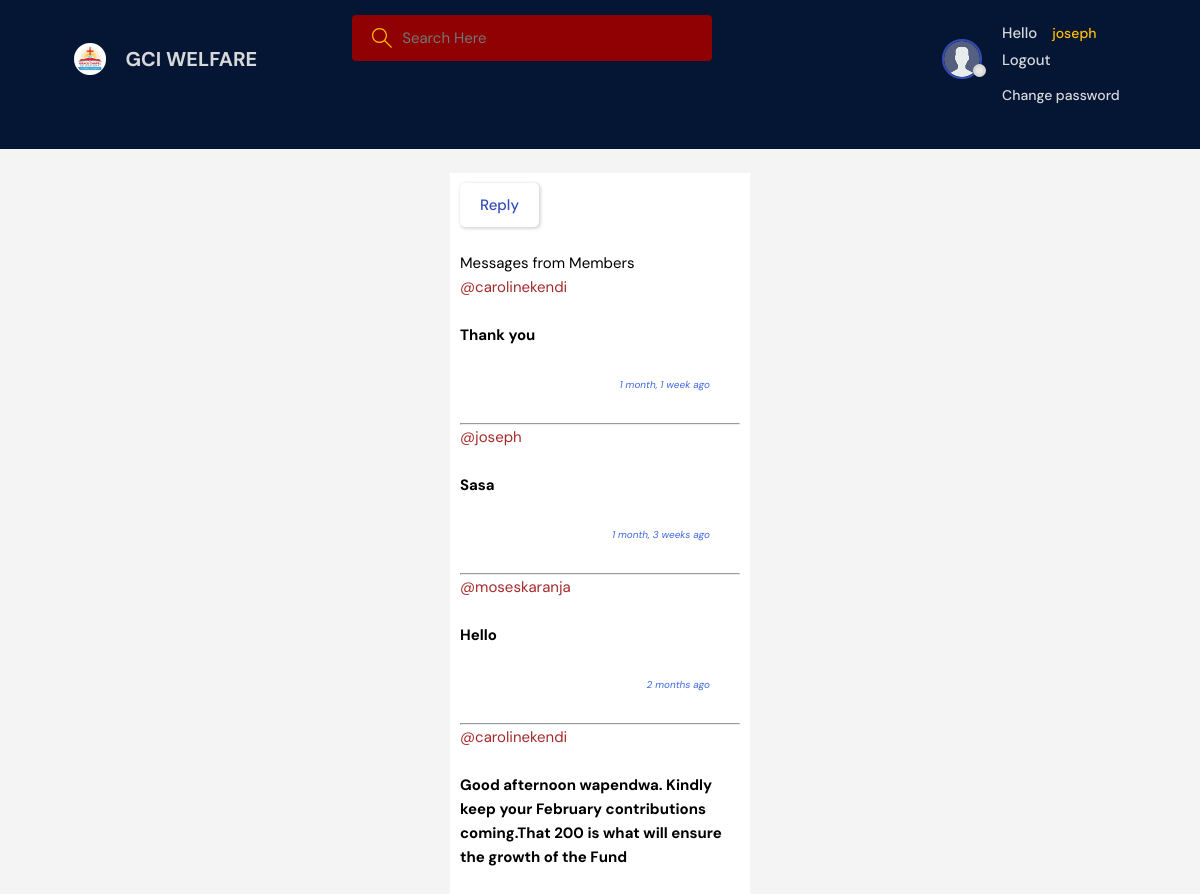
/Message/ (signed in, upper part), run on an earlier commit of the app's database.
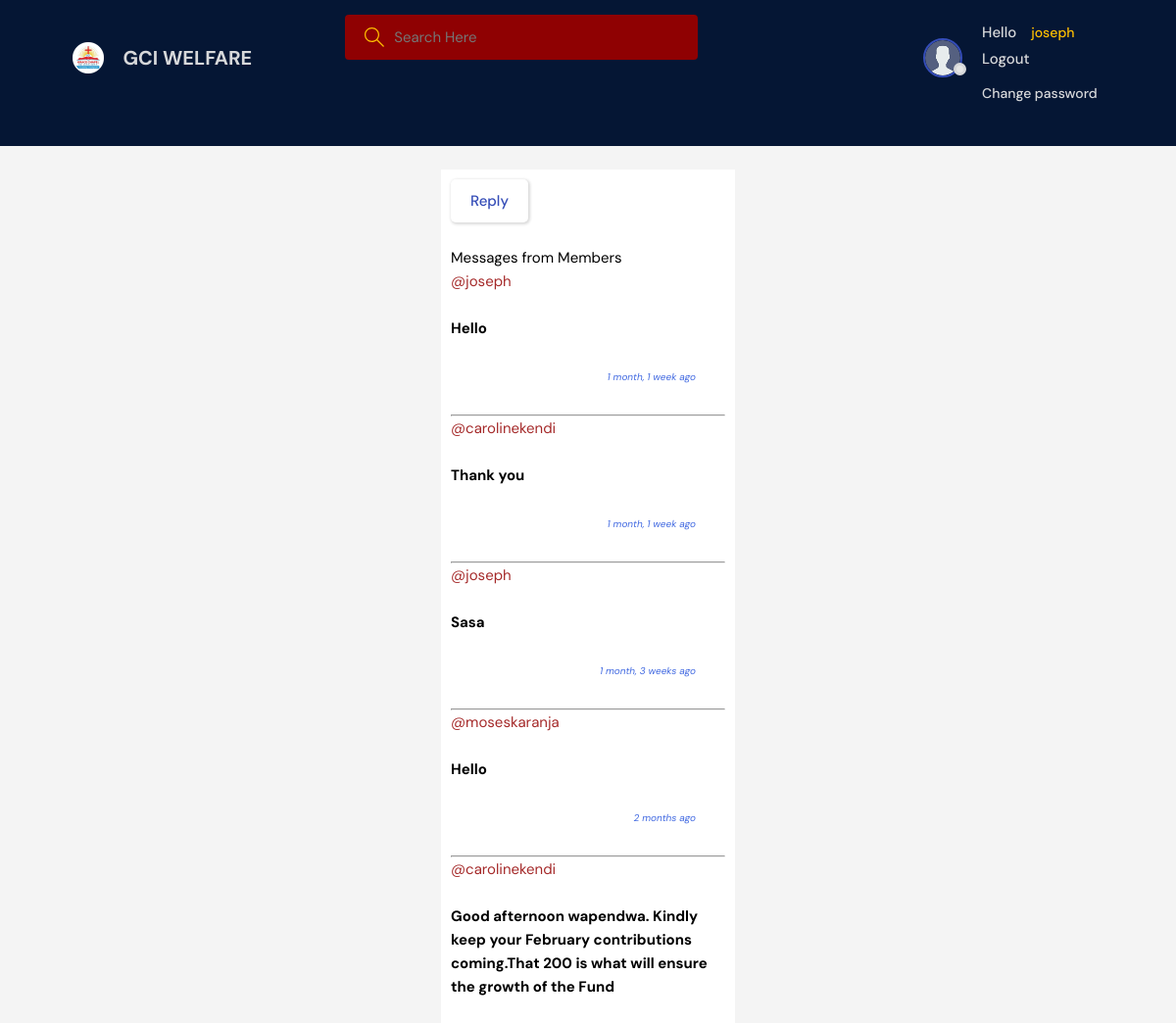
And on a later commit of the database.
### web/models.py (models this page shows, shortened)
class message(models.Model):
    user= models.ForeignKey(User, on_delete=models.CASCADE)
    room=models.ForeignKey(room, on_delete=models.CASCADE)
    body=models.TextField()
    updated=models.DateTimeField(auto_now=True)
    created=models.DateTimeField(auto_now_add=True)
    class Meta:
          ordering = ['-updated', '-created']

### web/views.py (the view)
# urls.py: path('Message/', views.Message, name='Message'),
@login_required(login_url='/login')
def Message(request):
     R_messages=message.objects.all()
     adm =Msg.objects.all()
     context={ 'R_messages': R_messages, 'adm':adm}
     return render(request, 'web/Messages.html', context)

### web/templates/web/Messages.html (shortened to what this page needs)
{% extends 'main.html' %}
{%load static%}
{% block content %}
{% if user.is_superuser %}
<br>
<div class="form-container" style="align-items: center;">
<div class="roomList__header">
  <a class="btn btn--primary" href="{% url 'Msge' %}">Reply</a>
</div>
  <p>Messages from Members</p>
    {% for message in R_messages|slice:':15'%}
    <small style="color: brown;">@{{message.user}}</small><br><br>
<p > <b>{{message.body}}</b></p>
 <small><p style="font-size: x-small; color: royalblue; padding: 30px; text-align: right;"><i>{{message.updated|timesince}} ago</i></p></small>
  <hr>
{%endfor%}
</div >
{%endif%}
<br><br>
    <br><br>
<html lang="en">
<head>
</body>
</html>
    {%endblock%}

What changed in the data, as far as the page shows it:
added message: user "joseph", body "Hello", updated "1 month, 1 week"
